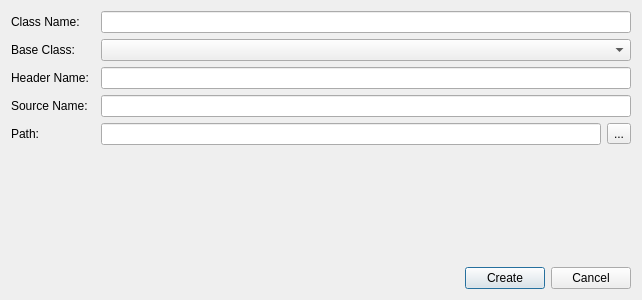
<?xml version="1.0" encoding="UTF-8"?>
<ui version="4.0">
 <class>NewClassDialog</class>
 <widget class="QDialog" name="NewClassDialog">
  <property name="geometry">
   <rect>
    <x>0</x>
    <y>0</y>
    <width>642</width>
    <height>300</height>
   </rect>
  </property>
  <property name="windowTitle">
   <string>New Class</string>
  </property>
  <layout class="QGridLayout" name="gridLayout">
   <item row="7" column="0">
    <spacer name="verticalSpacer">
     <property name="orientation">
      <enum>Qt::Vertical</enum>
     </property>
     <property name="sizeHint" stdset="0">
      <size>
       <width>20</width>
       <height>40</height>
      </size>
     </property>
    </spacer>
   </item>
   <item row="2" column="0">
    <widget class="QLabel" name="label_4">
     <property name="text">
      <string>Header Name:</string>
     </property>
    </widget>
   </item>
   <item row="0" column="2" colspan="2">
    <widget class="QLineEdit" name="txtClassName"/>
   </item>
   <item row="4" column="2">
    <widget class="QLineEdit" name="txtPath"/>
   </item>
   <item row="0" column="0">
    <widget class="QLabel" name="label">
     <property name="text">
      <string>Class Name:</string>
     </property>
    </widget>
   </item>
   <item row="1" column="2" colspan="2">
    <widget class="QComboBox" name="cbBaseClass">
     <property name="editable">
      <bool>false</bool>
     </property>
    </widget>
   </item>
   <item row="8" column="0" colspan="4">
    <widget class="QWidget" name="widget" native="true">
     <layout class="QHBoxLayout" name="horizontalLayout">
      <property name="leftMargin">
       <number>0</number>
      </property>
      <property name="topMargin">
       <number>0</number>
      </property>
      <property name="rightMargin">
       <number>0</number>
      </property>
      <property name="bottomMargin">
       <number>0</number>
      </property>
      <item>
       <spacer name="horizontalSpacer">
        <property name="orientation">
         <enum>Qt::Horizontal</enum>
        </property>
        <property name="sizeHint" stdset="0">
         <size>
          <width>40</width>
          <height>20</height>
         </size>
        </property>
       </spacer>
      </item>
      <item>
       <widget class="QPushButton" name="btnCreate">
        <property name="text">
         <string>Create</string>
        </property>
       </widget>
      </item>
      <item>
       <widget class="QPushButton" name="btnCancel">
        <property name="text">
         <string>Cancel</string>
        </property>
       </widget>
      </item>
     </layout>
    </widget>
   </item>
   <item row="4" column="0">
    <widget class="QLabel" name="label_3">
     <property name="text">
      <string>Path:</string>
     </property>
    </widget>
   </item>
   <item row="1" column="0">
    <widget class="QLabel" name="label_2">
     <property name="text">
      <string>Base Class:</string>
     </property>
    </widget>
   </item>
   <item row="4" column="3">
    <widget class="QToolButton" name="btnBrowsePath">
     <property name="text">
      <string>...</string>
     </property>
    </widget>
   </item>
   <item row="2" column="2" colspan="2">
    <widget class="QLineEdit" name="txtHeaderName"/>
   </item>
   <item row="3" column="0">
    <widget class="QLabel" name="label_5">
     <property name="text">
      <string>Source Name:</string>
     </property>
    </widget>
   </item>
   <item row="3" column="2" colspan="2">
    <widget class="QLineEdit" name="txtSourceName"/>
   </item>
  </layout>
 </widget>
 <resources>
  <include location="../icons.qrc"/>
 </resources>
 <connections/>
</ui>
